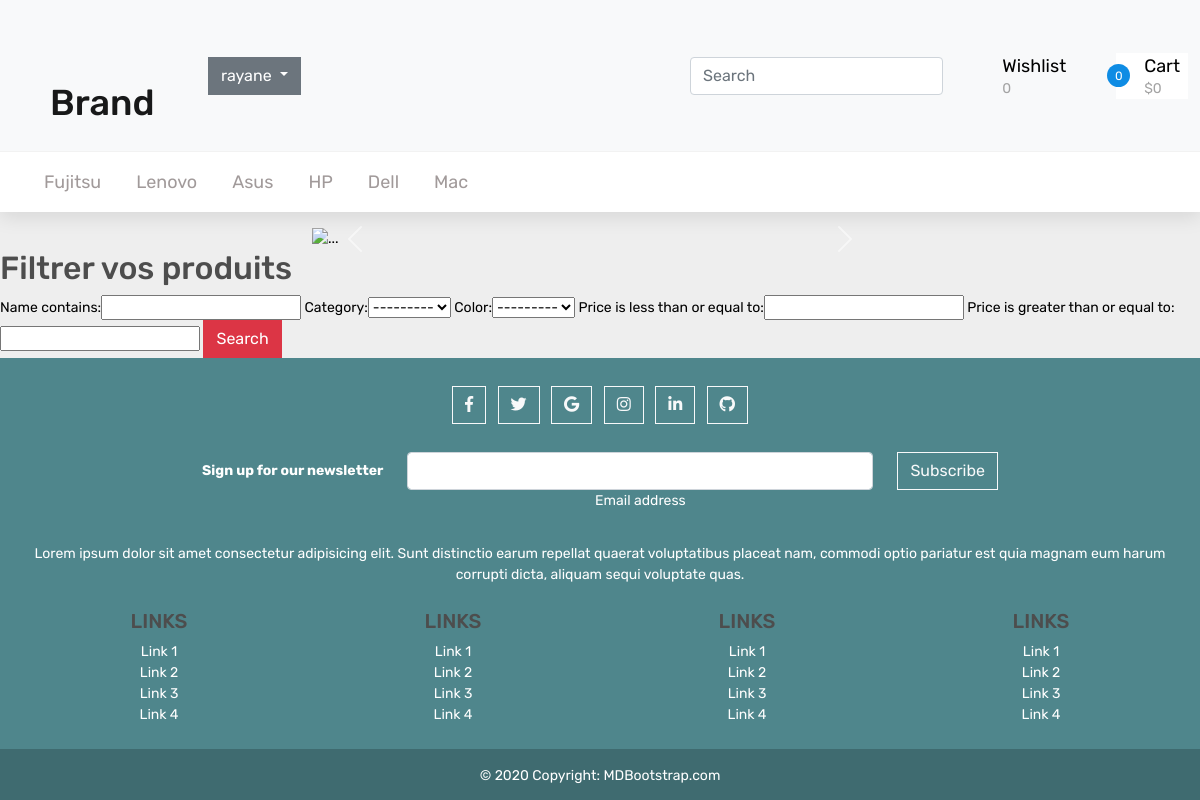
/ (signed in), run on the app's committed database.
### main/models.py (models this page shows)
class Category(models.Model):
    category = models.CharField(max_length=200, null=True)
    def __str__(self):
        return self.category

### main/views.py (the view)
# urls.py: path('', home, name="home"),
def home(request):
    my_groups()
    products = Product.objects.all()
    products_9 = Product.objects.order_by('-rates')[:9]
    categories = Category.objects.all()[:9]
    total_price = 0
    num_wishes = WishlistProduct.objects.count()
    carts = Cart.objects.all()
    num_carts = carts.count()
    if request.user.is_authenticated:
        owner = request.user
        num_wishes = WishlistProduct.objects.filter(user=owner).count()
        carts = Cart.objects.filter(user=owner)
        num_carts = carts.count()
    for cart in carts:
        total_price += cart.cart_total_price()
    group = ""
    if request.user.groups.filter(name='CLIENT'):
        group = 'CLIENT'
    if request.user.groups.filter(name='ADMIN'):
        group = 'ADMIN'
    if request.user.groups.filter(name='SELLER'):
        group = 'SELLER'
    if request.method == 'GET':
        myFilter = ProductFilter(request.GET, queryset=products)
        products_9 = myFilter.qs.order_by('-rates')[:9]
    context = {'products_9': products_9, 'categories': categories, 'group': group, 'myFilter': myFilter,
               'num_wishes': num_wishes, 'num_carts': num_carts, 'total_price': total_price}
    return render(request, 'home.html', context)

### main/views.py (called while the page is built, shortened)
def my_groups():
    if Group.objects.exists():
        return

### templates/home.html (shortened to what this page needs)
{% extends "base.html" %}
{% block main_navbar %}
{% if group == 'ADMIN' %}
	{% include "includes/top_navbar.html" %}
{% else %}
	{% include "includes/navbar.html" %}
{% endif %}
{% endblock main_navbar %}
{% block content %}
{% if group == 'ADMIN' %}
	<h1>Welcome to Admin Page</h1>
{% elif group == 'SELLER' %}
	<h1>Welcome to Seller Page</h1>
{% else %}
<div class="container w-50 mt-3">
	<div id="carouselExampleControls" class="carousel slide" data-bs-ride="carousel">
		<div class="carousel-inner">
			<div class="carousel-item active">
				<img src="https://signal.avg.com/hubfs/Blog_Content/Avg/Signal/AVG%20Signal%20Images/9%20Ways%20to%20Boost%20Your%20Gaming%20Rig/How_to_Improve_Your_Gaming_PC_Performance-Hero.jpg"
					class="d-block w-100" alt="...">
			</div>
		</div>
		<button class="carousel-control-prev" type="button" data-bs-target="#carouselExampleControls"
			data-bs-slide="prev">
			<span class="carousel-control-prev-icon" aria-hidden="true"></span>
		</button>
		<button class="carousel-control-next" type="button" data-bs-target="#carouselExampleControls"
			data-bs-slide="next">
			<span class="carousel-control-next-icon" aria-hidden="true"></span>
		</button>
	</div>
</div>
{% include 'includes/filter_form.html' %}
<div>
{% endif %}
{% endblock content %}

### templates/includes/top_navbar.html (shortened to what this page needs)
<nav class="navbar navbar-expand-lg navbar-light bg-light">
    <div class="container-fluid">
        <div class="col-lg-2 col-sm-2 col-2">
            <div class="logo_container">
                <div class="logo"><a id="home" class="navbar-brand ms-2" href="{% url 'home' %}">Brand</a></div>
            </div>
        </div>
        <div class="collapse navbar-collapse" id="navbarSupportedContent">
            <ul class="navbar-nav me-auto mb-2 mb-lg-0">
                {% if user.is_authenticated %}
                <div class="dropdown">
                    <button class="btn btn-secondary dropdown-toggle" type="button" id="dropdownMenuButton1"
                        data-bs-toggle="dropdown" aria-expanded="false">{{user.username}}
                    </button>
                </div>
                {% endif %}
            </ul>
            <div class="d-flex">
                <form action="{% url 'search_form' %}" method="GET">
                    <input class="form-control me-2" type="search" id="search" name="search" placeholder="Search"
                        aria-label="Search">
                </form>
            </div>
            {% if user.is_authenticated %}
                {% if group == 'CLIENT' %}
                <div class="col-lg-3 col-9 order-lg-3 order-2 text-lg-left text-right">
                    <div class="wishlist_cart d-flex flex-row align-items-center justify-content-end">
                        <div class="wishlist d-flex flex-row align-items-center justify-content-end">
                            <div class="wishlist_content" id="wishlist">
                                <div class="wishlist_text"><a href="{% url 'wishlist' %}">Wishlist</a></div>
                                <div id="num_wishes" class="wishlist_count">{{num_wishes}}</div>
                            </div>
                        </div>
                        <div class="cart">
                            <div class="cart_container d-flex flex-row align-items-center justify-content-end">
                                <div class="cart_icon"><img src="https://res.cloudinary.com/dxfq3iotg/image/upload/v1560918704/cart.png" alt="">
                                    <div id="num_carts" class="cart_count"><span>{{num_carts}}</span></div>
                                </div>
                                <div class="cart_content me-2">
                                    <div class="cart_text"><a href="{% url 'cart' %}">Cart</a></div>
                                    <div id="total" class="cart_price">${{total_price}}</div>
                                </div>
                            </div>
                        </div>
                    </div>
                </div>
                {% elif group == 'ADMIN' %}
                <li class="nav-item">
                    <a class="nav-link active" aria-current="page" href="{% url 'dashboard_admin' %}">Dashboard</a>
                </li>
                {% else %}
                <li class="nav-item">
                    <a class="nav-link active" aria-current="page" href="{% url 'dashboard_seller' %}">Dashboard</a>
                </li>
                {% endif %}
            {% endif %}
        </div>
    </div>
</nav>
<link rel="stylesheet" href="https://code.jquery.com/ui/1.12.1/themes/base/jquery-ui.css">

### templates/includes/main_navbar.html (shortened to what this page needs)
{% if user.is_authenticated %}
<nav class="main_nav">
    <div class="container">
        <div class="row">
            <div class="col">
                <div class="main_nav_content d-flex flex-row">
                    <div class="main_nav_menu">
                        <ul class="standard_dropdown main_nav_dropdown">
                            <div class="d-flex">
                                {% for categorie in categories %}
                                <li class="hassubs"><a href="{% url 'categorie' categorie.pk %}">{{categorie}}</a>
                                </li>
                                {% endfor %}
                            </div>
                        </ul>
                    </div>
                </div>
            </div>
        </div>
    </div>
</nav>
{% endif %}

### templates/includes/filter_form.html
<div id="myFilter">
    <form method="GET" onsubmit="refresh()">
        <h2>Filtrer vos produits </h2>
        {{myFilter.form}}
        <button type="Submit" class="btn btn-danger">Search</button>
    </form>
</div>

### static/css/style.css (style rules this page uses)
* { margin: 0; padding: 0; -webkit-font-smoothing: antialiased; -webkit-text-shadow: rgba(0, 0, 0, 0.01) 0 0 1px; text-shadow: rgba(0, 0, 0, 0.01) 0 0 1px; }
body { font-family: "Rubik", sans-serif; font-size: 14px; font-weight: 400; background: #ffffff; color: #000000; }
div { display: block; position: relative; -webkit-box-sizing: border-box; -moz-box-sizing: border-box; box-sizing: border-box; }
ul { list-style: none; margin-bottom: 0px; }
a, a:hover, a:visited, a:active, a:link { text-decoration: none; -webkit-font-smoothing: antialiased; -webkit-text-shadow: rgba(0, 0, 0, 0.01) 0 0 1px; text-shadow: rgba(0, 0, 0, 0.01) 0 0 1px; }
.form-control { color: #db5246; }
.standard_dropdown li { display: inline-block; position: relative; height: 56px; }
.standard_dropdown li:last-child a { border-bottom: none; }
.standard_dropdown li a { display: block; position: relative; font-size: 16px; font-weight: 300; color: #000000; line-height: 56px; white-space: nowrap; -webkit-transition: all 200ms ease; -moz-transition: all 200ms ease; -ms-transition: all 200ms ease; -o-transition: all 200ms ease; transition: all 200ms ease; }
.logo_container { height: 80px; }
.logo { top: 50%; -webkit-transform: translateY(-50%); -moz-transform: translateY(-50%); -ms-transform: translateY(-50%); -o-transform: translateY(-50%); transform: translateY(-50%); }
.logo a { font-size: 36px; font-weight: 500; color: #0e8ce4; }
.wishlist_cart { height: 90px; }
.wishlist { margin-right: 50px; }
.wishlist_content { margin-left: 14px; }
.wishlist_text a { font-size: 18px; font-weight: 400; color: #000000; -webkit-transition: all 200ms ease; -moz-transition: all 200ms ease; -ms-transition: all 200ms ease; -o-transition: all 200ms ease; transition: all 200ms ease; }
.wishlist_count { margin-top: -2px; color: #a3a3a3; font-size: 14px; }
.cart_count { position: absolute; bottom: -1px; right: -14px; width: 23px; height: 23px; background: #0e8ce4; border-radius: 50%; text-align: center; }
.cart_count span { display: block; line-height: 23px; font-size: 12px; color: #ffffff; -webkit-transform: translateY(1px); -moz-transform: translateY(1px); -ms-transform: translateY(1px); -o-transform: translateY(1px); transform: translateY(1px); }
.cart_content { margin-left: 28px; }
.cart_text a { font-size: 18px; font-weight: 400; color: #000000; -webkit-transition: all 200ms ease; -moz-transition: all 200ms ease; -ms-transition: all 200ms ease; -o-transition: all 200ms ease; transition: all 200ms ease; }
.cart_price { font-size: 14px; color: #a3a3a3; margin-top: -2px; }
.main_nav { width: 100%; border-top: solid 1px #f2f2f2; box-shadow: 0px 5px 20px rgba(0, 0, 0, 0.1); background: #ffffff; }
.main_nav_content { width: 100%; height: 60px; }
.main_nav_dropdown li { margin-right: 35px; }
.main_nav_dropdown li:last-child { margin-right: 0px; }
.main_nav_dropdown li a { font-size: 18px; font-weight: 400; color: #a19a9a; line-height: 60px; }
@media (min-width: 1200px) { .container { max-width: 1300px !important; } }

### static/css/main.css (style rules this page uses)
body { background-color: hsl(0, 0%, 98%); }
h1,h2,h3,h4,h5,h6 { color:hsl(0, 0%, 30%); }
.btn { border-radius: 0; }

### static/css/cart.css (style rules this page uses)
body { background: #eee }
.cart { background: #fff }

### static/css/total.css (style rules this page uses)
.logo { margin-left:30px; margin-top:55px; }

### data on the page
Category: category "Fujitsu", category "---------"
Category: category "Lenovo"
Category: category "Asus"
Category: category "HP"
Category: category "Dell"
Category: category "Mac"

### other printed values
{{ user.username }} "rayane"
{{ num_wishes }} "0"
{{ num_carts }} "0"
{{ total_price }} "0"
